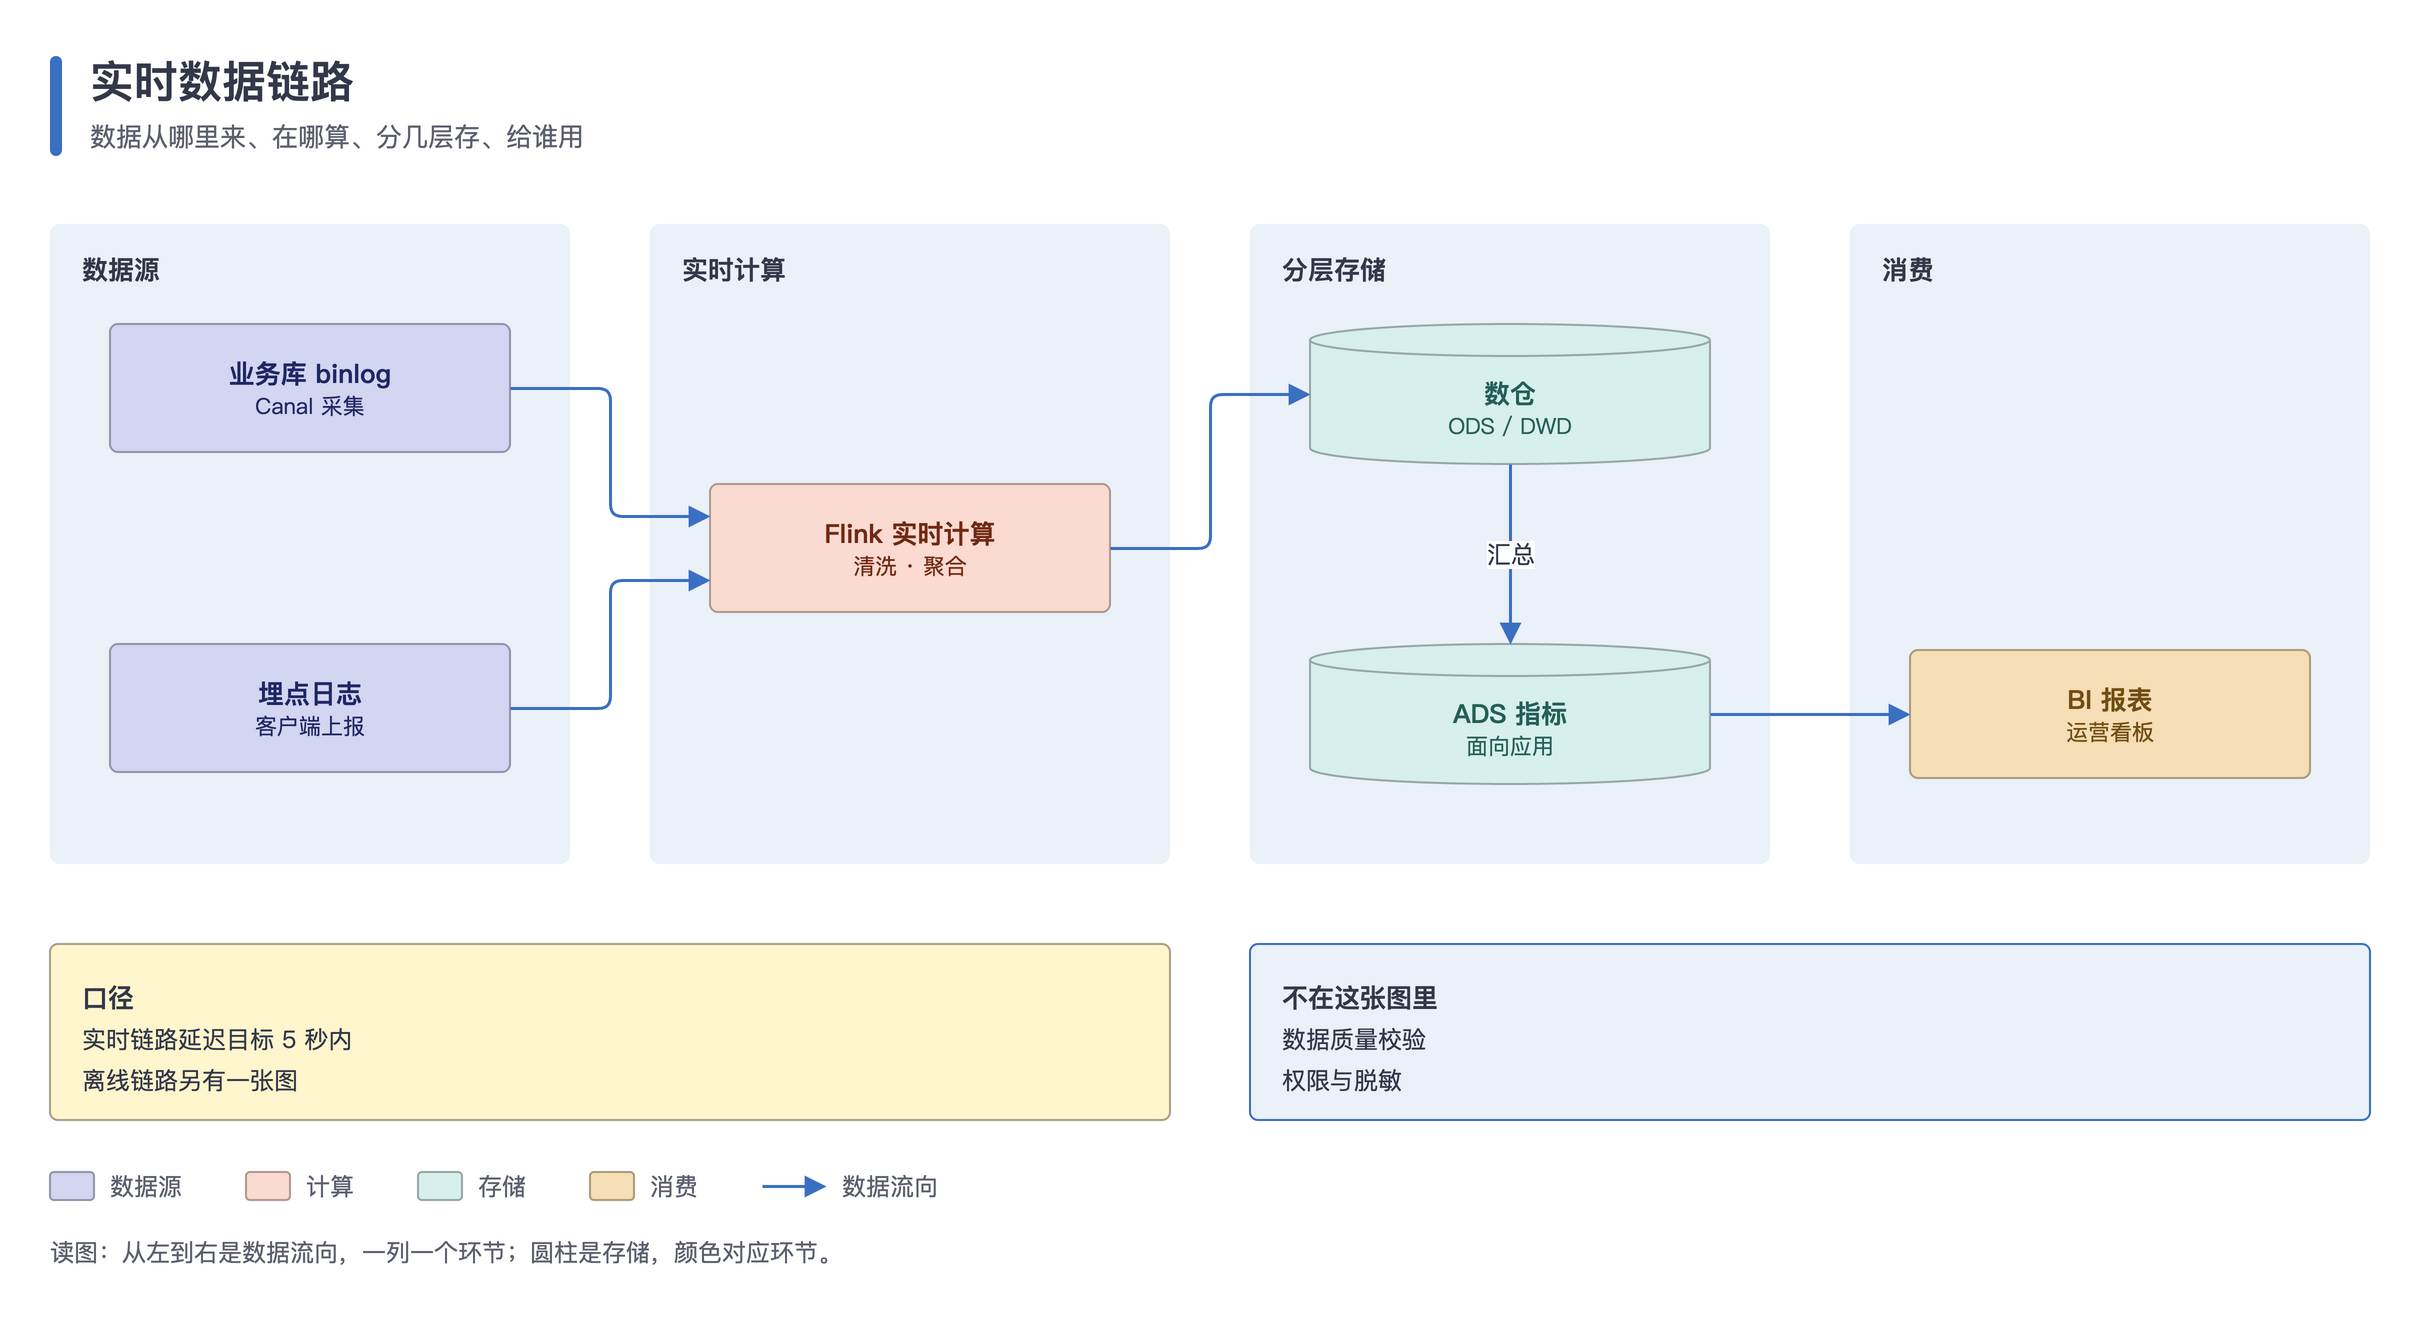

Generate this figure with Python:
#!/usr/bin/env python3
"""数据架构图：从左到右按数据流向分成采集、计算、存储、消费四列，存储用圆柱，四个环节四种颜色。

用到：group 当列、box（cyl）、edge、panel、legend、footer。
运行后在本目录生成 data_arch.drawio 和 data_arch.png。
"""
import os
import sys

HERE = os.path.dirname(os.path.abspath(__file__))
sys.path.insert(0, os.path.join(os.path.dirname(HERE), 'scripts'))
from drawio_kit import Diagram  # noqa: E402

MIN_SIDE = int(os.environ.get('DIAGRAM_MIN_SIDE', 4000))

d = Diagram('实时数据链路', '数据从哪里来、在哪算、分几层存、给谁用')
COLS = [('数据源', 40), ('实时计算', 340), ('分层存储', 640), ('消费', 940)]
for label, x in COLS:
    d.group(x, 120, 260, 320, label)
src1 = d.box(70, 170, 200, 64, '业务库 binlog', 'Canal 采集', role='lav')
src2 = d.box(70, 330, 200, 64, '埋点日志', '客户端上报', role='lav')
flink = d.box(370, 250, 200, 64, 'Flink 实时计算', '清洗 · 聚合', role='peach')
ods = d.box(670, 170, 200, 70, '数仓', 'ODS / DWD', role='mint', shape='cyl')
ads = d.box(670, 330, 200, 70, 'ADS 指标', '面向应用', role='mint', shape='cyl')
bi = d.box(970, 333, 200, 64, 'BI 报表', '运营看板', role='apricot')  # y 和 ADS 圆柱的中线对齐

d.edge(src1, flink, src='R', dst='LT')
d.edge(src2, flink, src='R', dst='LB')
d.edge(flink, ods, src='R', dst='L')
d.edge(ods, ads, '汇总', src='B', dst='T')
d.edge(ads, bi, src='R', dst='L')

y = d.panel(40, 480, 560, '口径', ['实时链路延迟目标 5 秒内', '离线链路另有一张图'])
d.panel(640, 480, 560, '不在这张图里', ['数据质量校验', '权限与脱敏'], kind='soft', h=y - 480)
d.legend(40, y + 24, [('lav', '数据源'), ('peach', '计算'), ('mint', '存储'), ('apricot', '消费'), ('edge', '数据流向')])
d.footer(40, y + 56, '读图：从左到右是数据流向，一列一个环节；圆柱是存储，颜色对应环节。')

name = os.path.join(HERE, 'data_arch')
d.save(name + '.drawio')
d.export(name + '.drawio', name + '.png', scale=d.scale_for(MIN_SIDE))
